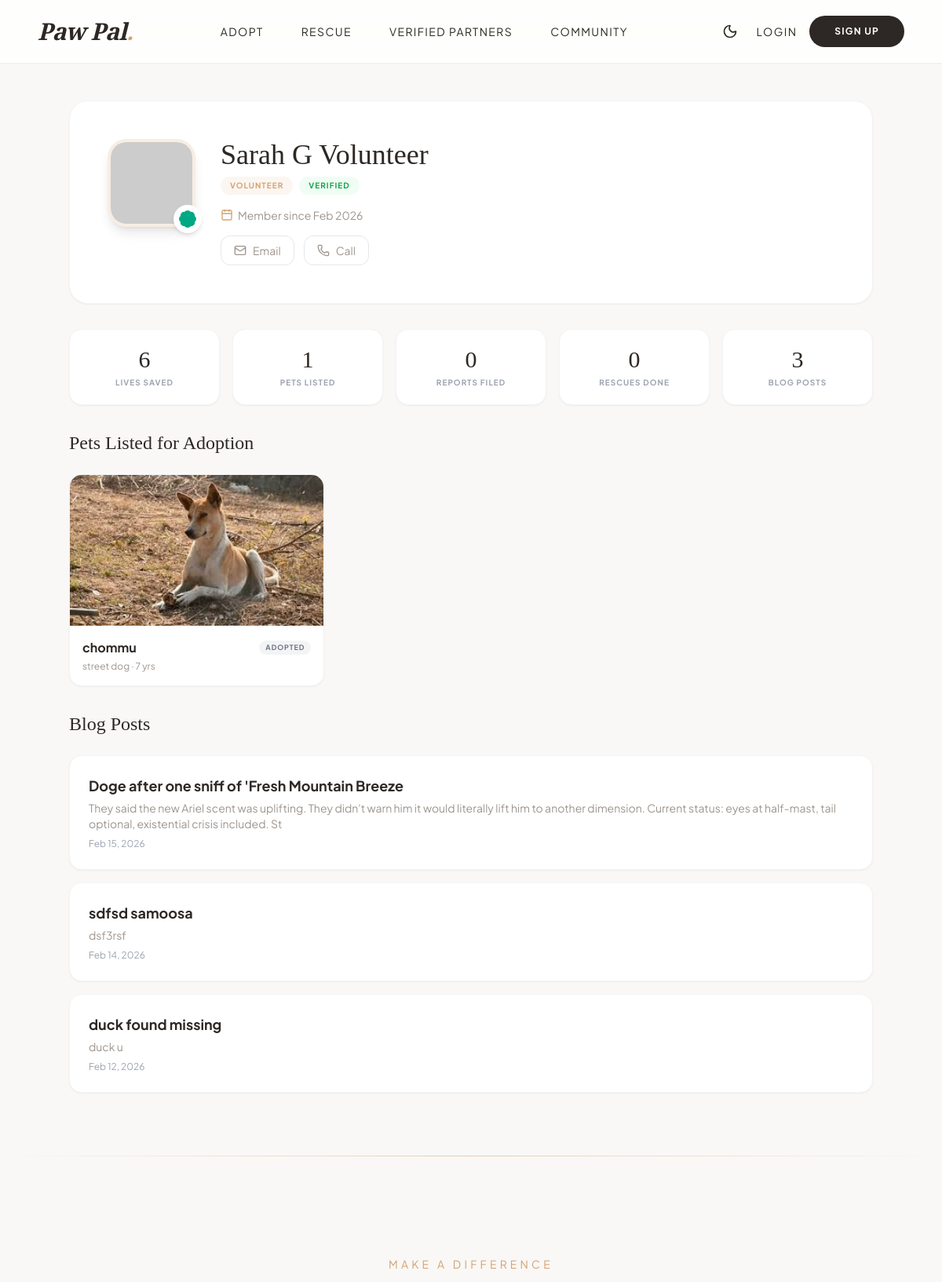
The page /user-profile.php?id=3 (upper part) on the database as committed earlier.
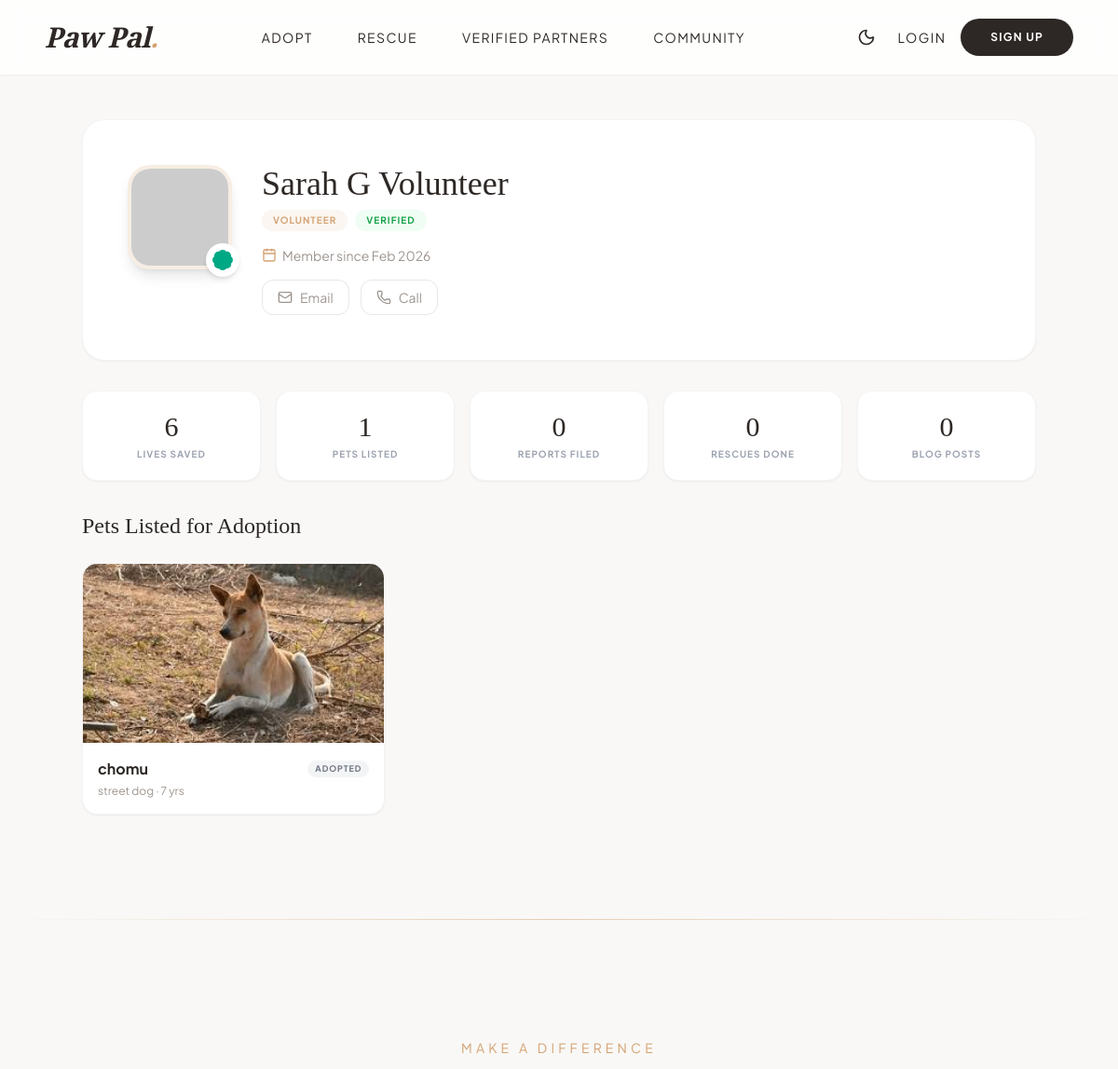
The same page on the database as committed later.
### tables this page shows
CREATE TABLE `users` (
  `id` int(11) NOT NULL,
  `username` varchar(50) NOT NULL,
  `email` varchar(100) NOT NULL,
  `password` varchar(255) NOT NULL,
  `phone` varchar(20) DEFAULT NULL,
  `address` text DEFAULT NULL,
  `role` enum('user','admin','volunteer','rescuer','organization') DEFAULT 'user',
  `is_verified` tinyint(1) DEFAULT 0,
  `created_at` timestamp NOT NULL DEFAULT current_timestamp(),
  `gender` varchar(20) DEFAULT NULL,
  `dob` date DEFAULT NULL,
  `profile_image` varchar(255) DEFAULT NULL,
  `lives_saved` int(11) DEFAULT 0,
  `organization_name` varchar(150) DEFAULT NULL
);

CREATE TABLE `pets` (
  `id` int(11) NOT NULL,
  `name` varchar(50) NOT NULL,
  `type` enum('dog','cat','bird','other') NOT NULL,
  `breed` varchar(50) DEFAULT NULL,
  `age` varchar(20) DEFAULT NULL,
  `gender` enum('Male','Female') NOT NULL,
  `description` text DEFAULT NULL,
  `image` varchar(255) DEFAULT 'default_pet.jpg',
  `status` enum('Available','Adopted','Pending') DEFAULT 'Available',
  `added_by` int(11) DEFAULT NULL,
  `added_at` timestamp NOT NULL DEFAULT current_timestamp()
);

CREATE TABLE `blogs` (
  `id` int(11) NOT NULL,
  `title` varchar(150) NOT NULL,
  `slug` varchar(150) DEFAULT NULL,
  `content` text NOT NULL,
  `author_id` int(11) DEFAULT NULL,
  `author` varchar(100) DEFAULT 'Admin',
  `image` varchar(255) DEFAULT NULL,
  `is_published` tinyint(1) DEFAULT 1,
  `created_at` timestamp NOT NULL DEFAULT current_timestamp(),
  `status` enum('pending','approved','rejected') DEFAULT 'pending'
);

### user-profile.php (the view, shortened to what the rows shown need)
<?php
include 'config.php';
$userId = (int) $_GET['id'];
$stmt = $conn->prepare("SELECT id, username, email, phone, role, profile_image, address, gender, dob, is_verified, lives_saved, created_at, organization_name FROM users WHERE id = ?");
$stmt->bind_param("i", $userId);
$stmt->execute();
$result = $stmt->get_result();
$user = $result->fetch_assoc();
$userPets = $conn->query("SELECT * FROM pets WHERE added_by = $userId ORDER BY added_at DESC LIMIT 6");
$userBlogs = $conn->query("SELECT * FROM blogs WHERE author_id = $userId AND status='approved' ORDER BY created_at DESC LIMIT 3");
$displayName = !empty($user['organization_name']) ? $user['organization_name'] : $user['username'];
include 'includes/header.php';
?>
<section class="pt-32 pb-20 px-6">
    <div class="max-w-5xl mx-auto">
        <div class="bg-white rounded-3xl shadow-sm border border-gray-100 p-8 md:p-12 mb-8">
            <div class="flex flex-col md:flex-row items-center md:items-start gap-8">
                <div class="flex-1 text-center md:text-left">
                    <h1 class="font-serif text-4xl text-paw-dark mb-2">
                        <?php echo htmlspecialchars($displayName); ?>
                    </h1>
                    <div class="flex flex-wrap justify-center md:justify-start gap-2 mb-4">
                        <span
                            class="px-3 py-1 rounded-full text-[10px] font-bold uppercase tracking-widest bg-paw-accent/10 text-paw-accent">
                            <?php echo ucfirst($user['role']); ?>
                        </span>
                        <?php if ($user['is_verified']): ?>
                            <span
                                class="px-3 py-1 rounded-full text-[10px] font-bold uppercase tracking-widest bg-green-50 text-green-600">
                                Verified
                            </span>
                        <?php endif; ?>
                    </div>
                    <div class="flex flex-wrap justify-center md:justify-start gap-4 text-sm text-paw-gray">
                        <span class="flex items-center gap-1.5">
                            <i data-lucide="calendar" class="w-4 h-4 text-paw-accent"></i>
                            Member since
                            <?php echo date('M Y', strtotime($user['created_at'])); ?>
                        </span>
                    </div>
                    <div class="flex flex-wrap justify-center md:justify-start gap-3 mt-4">
                        <?php if (!empty($user['email'])): ?>
                            <a href="mailto:<?php echo htmlspecialchars($user['email']); ?>"
                                class="inline-flex items-center gap-2 px-4 py-2 border border-gray-200 rounded-xl text-sm text-paw-gray hover:bg-paw-accent hover:text-white hover:border-paw-accent transition-all">
                            </a>
                        <?php endif; ?>
                        <?php if (!empty($user['phone'])): ?>
                            <a href="tel:<?php echo htmlspecialchars($user['phone']); ?>"
                                class="inline-flex items-center gap-2 px-4 py-2 border border-gray-200 rounded-xl text-sm text-paw-gray hover:bg-paw-accent hover:text-white hover:border-paw-accent transition-all">
                            </a>
                        <?php endif; ?>
                    </div>
                </div>
            </div>
        </div>
        <div class="grid grid-cols-2 md:grid-cols-5 gap-4 mb-8">
            <div class="bg-white rounded-2xl p-5 shadow-sm border border-gray-100 text-center">
                <p class="font-serif text-3xl text-paw-dark">
                    <?php echo $user['lives_saved']; ?>
                </p>
                <p class="text-[10px] uppercase tracking-widest font-bold text-gray-400 mt-1">Lives Saved</p>
            </div>
        </div>
        <?php if ($userPets && $userPets->num_rows > 0): ?>
            <div class="mb-8">
                <h2 class="font-serif text-2xl text-paw-dark mb-6">Pets Listed for Adoption</h2>
                <div class="grid grid-cols-1 md:grid-cols-3 gap-6">
                    <?php while ($pet = $userPets->fetch_assoc()): ?>
                        <a href="pet-details.php?id=<?php echo $pet['id']; ?>"
                            class="bg-white rounded-2xl overflow-hidden shadow-sm hover:shadow-lg transition-all border border-gray-100 group">
                            <div class="h-48 overflow-hidden">
                                <img src="uploads/pets/<?php echo rawurlencode($pet['image']); ?>"
                                    class="w-full h-full object-cover transition-transform duration-500 group-hover:scale-105"
                                    alt="<?php echo htmlspecialchars($pet['name']); ?>">
                            </div>
                            <div class="p-4">
                                <div class="flex items-center justify-between">
                                    <h3 class="font-bold text-paw-dark">
                                        <?php echo htmlspecialchars($pet['name']); ?>
                                    </h3>
                                    <span
                                        class="px-2 py-0.5 rounded-full text-[9px] font-bold uppercase tracking-widest <?php echo $pet['status'] === 'Available' ? 'bg-green-50 text-green-600' : 'bg-gray-100 text-gray-500'; ?>">
                                        <?php echo $pet['status']; ?>
                                    </span>
                                </div>
                                <p class="text-xs text-paw-gray mt-1">
                                    <?php echo htmlspecialchars($pet['breed']); ?> ·
                                    <?php echo $pet['age']; ?> yrs
                                </p>
                            </div>
                        </a>
                    <?php endwhile; ?>
                </div>
            </div>
        <?php endif; ?>
        <?php if ($userBlogs && $userBlogs->num_rows > 0): ?>
            <div>
                <h2 class="font-serif text-2xl text-paw-dark mb-6">Blog Posts</h2>
                <div class="space-y-4">
                    <?php while ($blog = $userBlogs->fetch_assoc()): ?>
                        <a href="blog-details.php?id=<?php echo $blog['id']; ?>"
                            class="block bg-white rounded-2xl p-6 shadow-sm hover:shadow-md transition-all border border-gray-100">
                            <h3 class="font-bold text-lg text-paw-dark mb-1">
                                <?php echo htmlspecialchars($blog['title']); ?>
                            </h3>
                            <p class="text-sm text-paw-gray line-clamp-2">
                                <?php echo htmlspecialchars(substr($blog['content'], 0, 200)); ?>
                            </p>
                            <p class="text-xs text-gray-400 mt-2">
                                <?php echo date('M d, Y', strtotime($blog['created_at'])); ?>
                            </p>
                        </a>
                    <?php endwhile; ?>
                </div>
            </div>
        <?php endif; ?>
    </div>
</section>
<?php include 'includes/footer.php'; ?>

Rows that differ between the two databases and show on the page:
removed blogs: title "Doge after one sniff of 'Fresh Mountain Breeze", content "They said the new Ariel scent was uplifting. They didn't warn him it would literally lift him to another dimension. Current status: eyes at half-mast, tail optional, existential crisis included. St", created_at "Feb 15, 2026"
removed blogs: title "sdfsd samoosa", content "dsf3rsf", created_at "Feb 14, 2026"
removed blogs: title "duck found missing", content "duck u", created_at "Feb 12, 2026"
changed pets "street dog": name "chommu" → "chomu"
Other text that changed with them:
$blogPosts: "3" → "0"
text no longer shown: "Blog Posts"
